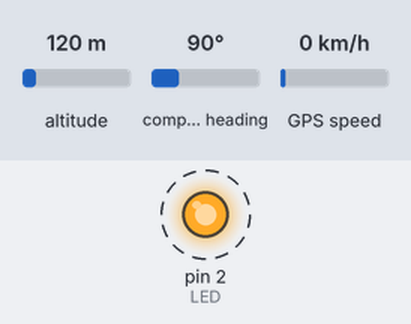
Recording of a sketch running on a simulated Arduino Uno, built with avr-gcc and run on an emulated ATmega328P. Shown: output pins drawn as LEDs (lit = HIGH). Dashed ring = blinking. The test bench sets the inputs (shaded band); at power-on: altitude 120 m, compass heading 90°, GPS speed 0 km/h. The GPS gets a fix after 3 s at 37.7749, -122.4194 with 8 satellites; what the sketch prints to the serial monitor is not drawn.

Above: at 0.2 s.
Timing chart, 0 to 3.0 s (numbered marks = the images above):
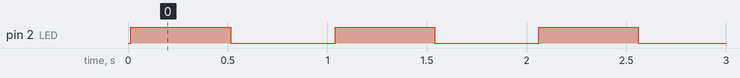

Measured:
- by itself, pin 2 (LED): alternates HIGH for 0.50 s and LOW for 0.52 s, 6 changes in all, then stays LOW

The sketch:

neo6-test.ino
```cpp
#include <TinyGPS++.h>
#include <SoftwareSerial.h>

// Choose two Arduino pins to use for software serial
int RXPin = 4;
int TXPin = 3;

#define LED 2

int GPSBaud = 9600;

// Create a TinyGPS++ object
TinyGPSPlus gps;

// Create a software serial port called "gpsSerial"
SoftwareSerial gpsSerial(RXPin, TXPin);

void setup()
{
  // Start the Arduino hardware serial port at 9600 baud
  Serial.begin(9600);

  // Start the software serial port at the GPS's default baud
  gpsSerial.begin(GPSBaud);

  pinMode(LED, OUTPUT);
}

void loop()
{
  // This sketch displays information every time a new sentence is correctly encoded.
  while (gpsSerial.available() > 0)
    if (gps.encode(gpsSerial.read()))
      displayInfo();

  // If 5000 milliseconds pass and there are no characters coming in
  // over the software serial port, show a "No GPS detected" error
  if (millis() > 5000 && gps.charsProcessed() < 10)
  {
    Serial.println("No GPS detected");
    while(true);
  }
}

void BlinkLED() {
    digitalWrite(LED, HIGH);
    delay(500);
    digitalWrite(LED, LOW);
    delay(500);
  }


void displayInfo()
{
  if (gps.location.isValid())
  {
    double loc[3];
    loc[0] = gps.location.lat();
    loc[1] = gps.location.lng();
    loc[2] = gps.altitude.meters();
    Serial.print("Latitude: ");
    Serial.println(loc[0],6);
    Serial.print("Longitude: ");
    Serial.println(loc[1], 6);
    Serial.print("Altitude: ");
    Serial.println(gps.altitude.meters(), 6);
  }
  else
  {
    BlinkLED();
    Serial.println("Location: Not Available");
  }

  Serial.print("Date: ");
  if (gps.date.isValid())
  {
    Serial.print(gps.date.month());
    Serial.print("/");
    Serial.print(gps.date.day());
    Serial.print("/");
    Serial.println(gps.date.year());
  }
  else
  {
    Serial.println("Not Available");
  }

  Serial.print("Time: ");
  if (gps.time.isValid())
  {
    if (gps.time.hour() < 10) Serial.print(F("0"));
    Serial.print(gps.time.hour());
    Serial.print(":");
    if (gps.time.minute() < 10) Serial.print(F("0"));
    Serial.print(gps.time.minute());
    Serial.print(":");
    if (gps.time.second() < 10) Serial.print(F("0"));
    Serial.print(gps.time.second());
    Serial.print(".");
    if (gps.time.centisecond() < 10) Serial.print(F("0"));
    Serial.println(gps.time.centisecond());
  }
  else
  {
    Serial.println("Not Available");
  }

  Serial.println();
  Serial.println();
//  delay(1000);
}
```
